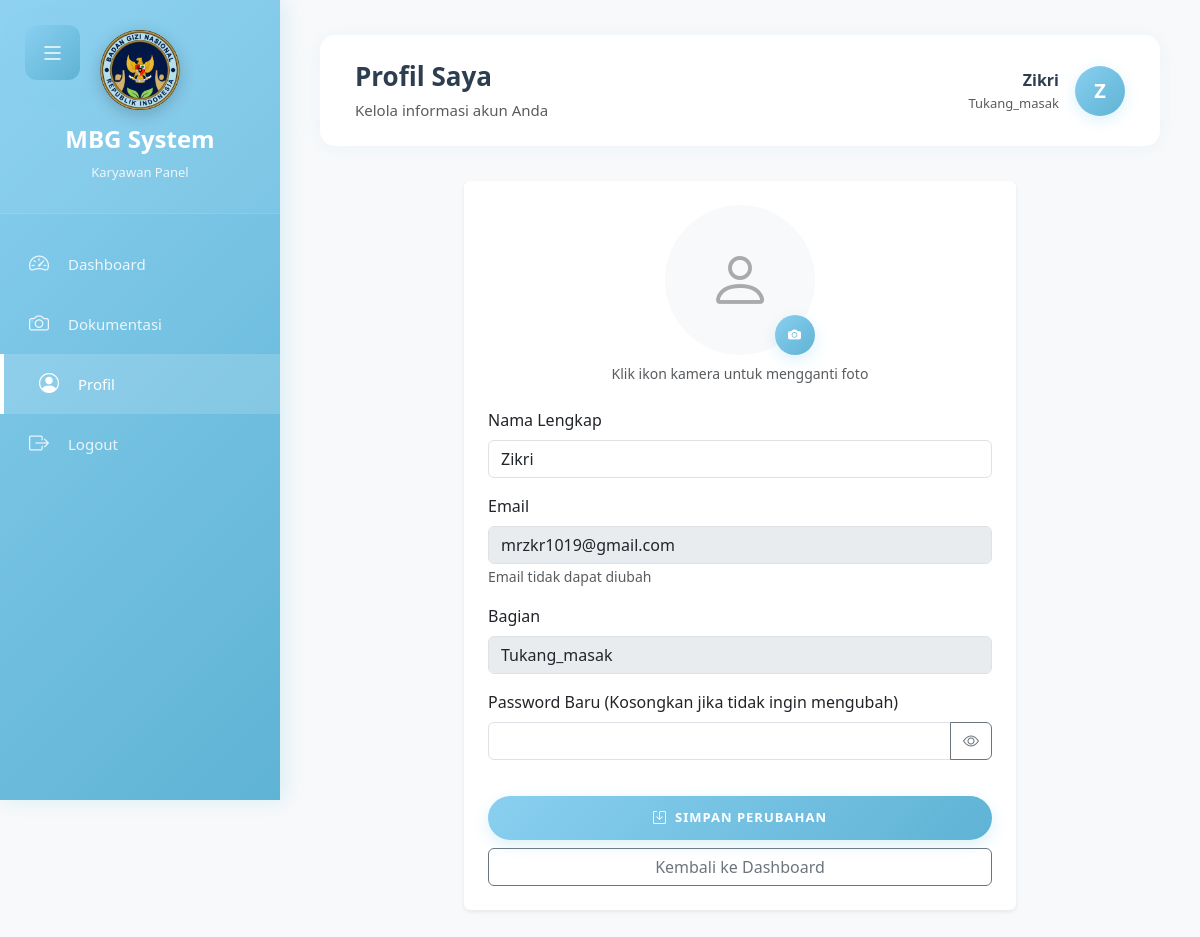
The app's page /karyawan/profil.php (signed in) with its own data.
### tables this page shows
CREATE TABLE `tbl_karyawan` (
  `id_karyawan` int(11) NOT NULL,
  `id_role` int(11) DEFAULT 3,
  `id_pengelola` int(11) NOT NULL,
  `id_dapur` int(11) DEFAULT NULL,
  `nama` varchar(100) NOT NULL,
  `bagian` varchar(100) DEFAULT NULL,
  `jam_masuk` time DEFAULT NULL,
  `jam_keluar` time DEFAULT NULL,
  `email` varchar(100) NOT NULL,
  `password` varchar(255) NOT NULL,
  `no_telepon` varchar(20) DEFAULT NULL,
  `alamat` text DEFAULT NULL,
  `tanggal_bergabung` date DEFAULT NULL,
  `foto_profil` varchar(255) DEFAULT NULL,
  `status` enum('aktif','nonaktif','cuti') DEFAULT 'aktif',
  `created_at` timestamp NOT NULL DEFAULT current_timestamp(),
  `updated_at` timestamp NOT NULL DEFAULT current_timestamp() ON UPDATE current_timestamp(),
  `hari_libur` varchar(255) DEFAULT NULL
);

### karyawan/profil.php (the view, shortened to what this page needs)
<?php
require_once '../koneksi.php';
$id_karyawan = $_SESSION['user_id'];
$query = "SELECT * FROM tbl_karyawan WHERE id_karyawan = '$id_karyawan'";
$result = mysqli_query($conn, $query);
$user = mysqli_fetch_assoc($result);
?>
<!DOCTYPE html>
<html lang="id">
<head>
    <link href="https://cdn.jsdelivr.net/npm/bootstrap@5.3.0/dist/css/bootstrap.min.css" rel="stylesheet">
    <link rel="stylesheet" href="https://cdn.jsdelivr.net/npm/bootstrap-icons@1.11.0/font/bootstrap-icons.css">
    <link rel="stylesheet" href="../assets/css/style.css">
    <link rel="stylesheet" href="../assets/css/admin-dashboard.css">
</head>
<body>
    <button class="mobile-menu-toggle" id="mobileMenuToggle">
        <i class="bi bi-list"></i>
    </button>
    <div class="sidebar" id="sidebar">
        <div class="sidebar-header">
            <div class="sidebar-logo">
                <img src="../assets/img/logo.png" alt="MBG Logo" class="logo-image">
            </div>
            <h4>MBG System</h4>
            <small>Karyawan Panel</small>
        </div>
        <div class="sidebar-menu">
            <a href="dashboard.php">
                <i class="bi bi-speedometer2"></i>
                <span>Dashboard</span>
            </a>
            <a href="dokumentasi.php">
                <i class="bi bi-camera"></i>
                <span>Dokumentasi</span>
            </a>
            <a href="profil.php" class="active">
                <i class="bi bi-person-circle"></i>
                <span>Profil</span>
            </a>
            <a href="../logout.php" onclick="return confirm('Yakin ingin logout?')">
                <i class="bi bi-box-arrow-right"></i>
                <span>Logout</span>
            </a>
        </div>
    </div>
    <div class="main-content" id="mainContent">
        <div class="top-navbar">
            <div>
                <h4 class="mb-0">Profil Saya</h4>
                <small class="text-muted">Kelola informasi akun Anda</small>
            </div>
            <div class="user-profile">
                <a href="profil.php" class="text-decoration-none text-dark d-flex align-items-center">
                    <div class="text-end me-3">
                        <div class="fw-bold"><?= $_SESSION['user_name'] ?></div>
                        <small class="text-muted"><?= ucfirst($_SESSION['bagian']) ?></small>
                    </div>
                    <div class="user-avatar">
                        <?php if (isset($_SESSION['foto_profil']) && $_SESSION['foto_profil']): ?>
                            <img src="../assets/img/profil/<?= $_SESSION['foto_profil'] ?>" alt="Profil" class="rounded-circle" style="width: 40px; height: 40px; object-fit: cover;">
                        <?php else: ?>
                            <?= strtoupper(substr($_SESSION['user_name'], 0, 1)) ?>
                        <?php endif; ?>
                    </div>
                </a>
            </div>
        </div>
        <div class="row justify-content-center">
            <div class="col-md-8">
                <div class="card border-0 shadow-sm">
                    <div class="card-body p-4">
                        <form method="POST" action="" enctype="multipart/form-data">
                            <div class="text-center mb-4">
                                <div class="position-relative d-inline-block">
                                    <?php if ($user['foto_profil']): ?>
                                        <img src="../assets/img/profil/<?= $user['foto_profil'] ?>" alt="Foto Profil" class="rounded-circle img-thumbnail" style="width: 150px; height: 150px; object-fit: cover;">
                                    <?php else: ?>
                                        <div class="rounded-circle bg-light d-flex align-items-center justify-content-center mx-auto" style="width: 150px; height: 150px; font-size: 64px; color: #aaa;">
                                            <i class="bi bi-person"></i>
                                        </div>
                                    <?php endif; ?>
                                    <label for="foto_profil" class="btn btn-sm btn-primary position-absolute bottom-0 end-0 rounded-circle" style="width: 40px; height: 40px; padding: 0; display: flex; align-items: center; justify-content: center; cursor: pointer;">
                                        <i class="bi bi-camera-fill"></i>
                                    </label>
                                </div>
                                <div class="mt-2 text-muted small">Klik ikon kamera untuk mengganti foto</div>
                            </div>
                            <div class="mb-3">
                                <label class="form-label">Nama Lengkap</label>
                                <input type="text" name="nama" class="form-control" value="<?= $user['nama'] ?>" required>
                            </div>
                            <div class="mb-3">
                                <label class="form-label">Email</label>
                                <input type="email" class="form-control" value="<?= $user['email'] ?>" disabled readonly>
                                <small class="text-muted">Email tidak dapat diubah</small>
                            </div>
                            <div class="mb-3">
                                <label class="form-label">Bagian</label>
                                <input type="text" class="form-control" value="<?= ucfirst($user['bagian']) ?>" disabled readonly>
                            </div>
                            <div class="mb-3">
                                <label class="form-label">Password Baru (Kosongkan jika tidak ingin mengubah)</label>
                                <div class="input-group">
                                    <input type="password" name="password" id="password" class="form-control">
                                    <button class="btn btn-outline-secondary" type="button" onclick="togglePassword('password', this)">
                                        <i class="bi bi-eye"></i>
                                    </button>
                                </div>
                            </div>
                            <div class="d-grid gap-2 mt-4">
                                <button type="submit" class="btn btn-primary">
                                    <i class="bi bi-save me-2"></i>Simpan Perubahan
                                </button>
                                <a href="dashboard.php" class="btn btn-outline-secondary">Kembali ke Dashboard</a>
                            </div>
                        </form>
                    </div>
                </div>
            </div>
        </div>
    </div>
</body>
</html>

### assets/css/style.css (style rules this page uses)
:root { --baby-blue: #89cff0; --baby-blue-dark: #5fb3d4; --baby-blue-light: #b8e6f7; --white: #ffffff; --text-dark: #2c3e50; --text-light: #7f8c8d; --shadow: rgba(137, 207, 240, 0.3); --gradient: linear-gradient(135deg, #89cff0 0%, #5fb3d4 100%); }
* { margin: 0; padding: 0; box-sizing: border-box; }
body { font-family: "Segoe UI", Tahoma, Geneva, Verdana, sans-serif; background: rgb(202, 202, 202); display: flex; justify-content: center; align-items: center; min-height: 100vh; overflow: hidden; }
.btn-primary { background: var(--gradient); border: none; color: var(--white); font-size: 13px; font-weight: 700; padding: 12px 45px; border-radius: 25px; text-transform: uppercase; letter-spacing: 1px; cursor: pointer; transition: all 0.3s ease; margin-top: 12px; box-shadow: 0 5px 15px var(--shadow); animation: fadeIn 1s ease-out 1s both; }

### records on screen
tbl_karyawan: nama "Zikri", email "mrzkr1019@gmail.com", bagian "Tukang_masak"

### other values on screen
$_SESSION['user_name'] "Zikri"
$_SESSION['bagian'] "Tukang_masak"
substr($_SESSION['user_name'], 0, 1) "Z"
